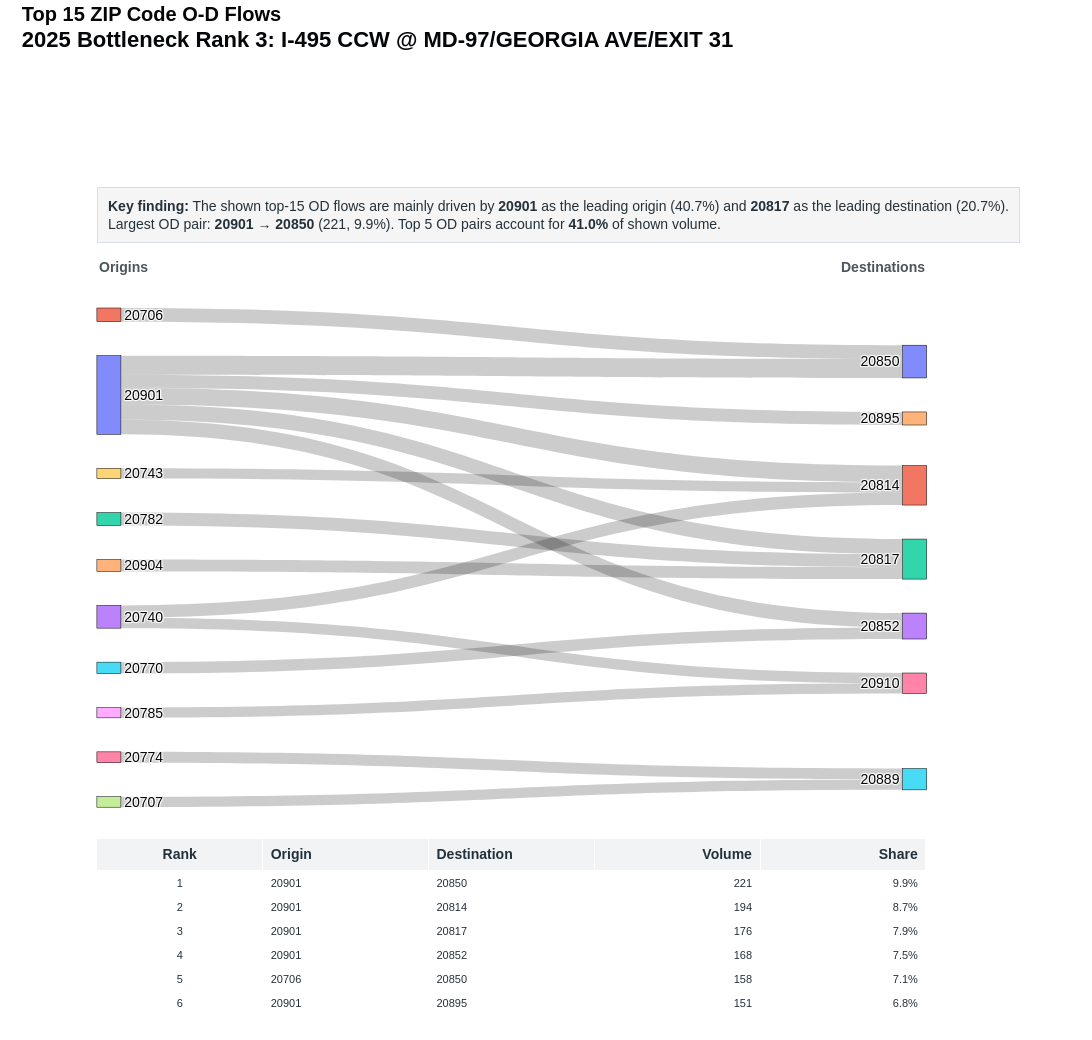

Source (notebook cell):
### Code cell
zip_sankey

### Figure 1 — Plotly figure (JSON) as saved in the notebook; plotly's stock layout.template omitted (floating-point values rounded to 4 significant figures)
{"data": [{"arrangement": "snap", "domain": {"x": [0.04, 0.94], "y": [0.26, 0.9]}, "link": {"customdata": [[1, "20901", "20850", 221, 0.09888], [2, "20901", "20814", 194, 0.0868], [3, "20901", "20817", 176, 0.07875], [4, "20901", "20852", 168, 0.07517], [5, "20706", "20850", 158, 0.07069], [6, "20901", "20895", 151, 0.06756], [7, "20782", "20817", 149, 0.06667], [8, "20740", "20814", 144, 0.06443], [9, "20904", "20817", 138, 0.06174], [10, "20770", "20852", 132, 0.05906], [11, "20774", "20889", 126, 0.05638], [12, "20707", "20889", 121, 0.05414], [13, "20740", "20910", 119, 0.05324], [14, "20785", "20910", 119, 0.05324], [15, "20743", "20814", 119, 0.05324]], "hovertemplate": "<b>OD Pair Rank %{customdata[0]}</b><br>%{customdata[1]} → %{customdata[2]}<br>Volume: %{customdata[3]:,.0f}<br>Share of shown top-15 volume: %{customdata[4]:.1%}<extra></extra>", "source": [0, 0, 0, 0, 1, 0, 2, 3, 4, 5, 6, 7, 3, 8, 9], "target": [10, 11, 12, 13, 10, 14, 12, 11, 12, 13, 15, 15, 16, 16, 11], "value": [221.0, 194.0, 176.0, 168.0, 158.0, 151.0, 149.0, 144.0, 138.0, 132.0, 126.0, 121.0, 119.0, 119.0, 119.0]}, "node": {"hovertemplate": "<b>%{label}</b><br>Total shown OD volume: %{value:,.0f}<extra></extra>", "label": ["20901", "20706", "20782", "20740", "20904", "20770", "20774", "20707", "20785", "20743", "20850", "20814", "20817", "20852", "20895", "20889", "20910"], "line": {"color": "black", "width": 0.5}, "pad": 34, "thickness": 24}, "type": "sankey"}, {"cells": {"align": ["center", "left", "left", "right", "right"], "fill": {"color": "white"}, "font": {"color": "#24313A", "size": 11}, "height": 24, "values": [[1, 2, 3, 4, 5, 6, 7, 8, 9, 10, 11, 12, 13, 14, 15], ["20901", "20901", "20901", "20901", "20706", "20901", "20782", "20740", "20904", "20770", "20774", "20707", "20740", "20785", "20743"], ["20850", "20814", "20817", "20852", "20850", "20895", "20817", "20814", "20817", "20852", "20889", "20889", "20910", "20910", "20814"], ["221", "194", "176", "168", "158", "151", "149", "144", "138", "132", "126", "121", "119", "119", "119"], ["9.9%", "8.7%", "7.9%", "7.5%", "7.1%", "6.8%", "6.7%", "6.4%", "6.2%", "5.9%", "5.6%", "5.4%", "5.3%", "5.3%", "5.3%"]]}, "domain": {"x": [0.04, 0.94], "y": [0, 0.22]}, "header": {"align": ["center", "left", "left", "right", "right"], "fill": {"color": "#F1F3F5"}, "font": {"color": "#24313A", "size": 14}, "height": 26, "values": ["<b>Rank</b>", "<b>Origin</b>", "<b>Destination</b>", "<b>Volume</b>", "<b>Share</b>"]}, "type": "table"}], "layout": {"annotations": [{"align": "left", "bgcolor": "rgba(245,245,245,0.98)", "bordercolor": "#D8DEE3", "borderpad": 10, "borderwidth": 1, "font": {"color": "#24313A", "size": 14}, "showarrow": false, "text": "<b>Key finding:</b> The shown top-15 OD flows are mainly driven by <b>20901</b> as the leading origin (40.7%) and <b>20817</b> as the leading destination (20.7%).<br>Largest OD pair: <b>20901 → 20850</b> (221, 9.9%). Top 5 OD pairs account for <b>41.0%</b> of shown volume.", "x": 0.04, "xref": "paper", "y": 1.055, "yref": "paper"}, {"align": "left", "font": {"color": "#4A555C", "size": 14}, "showarrow": false, "text": "<b>Origins</b>", "x": 0.04, "xref": "paper", "y": 0.965, "yref": "paper"}, {"align": "right", "font": {"color": "#4A555C", "size": 14}, "showarrow": false, "text": "<b>Destinations</b>", "x": 0.94, "xref": "paper", "y": 0.965, "yref": "paper"}], "font": {"color": "#050608", "family": "Arial", "size": 14}, "height": 1040, "margin": {"b": 30, "l": 60, "r": 110, "t": 230}, "paper_bgcolor": "white", "plot_bgcolor": "white", "title": {"text": "<b>Top 15 ZIP Code O-D Flows</b><br><span style='font-size:22px'><b>2025 Bottleneck Rank 3: I-495 CCW @ MD-97/GEORGIA AVE/EXIT 31</b></span>", "x": 0.02, "xanchor": "left", "y": 0.98, "yanchor": "top"}, "width": 1250}}
